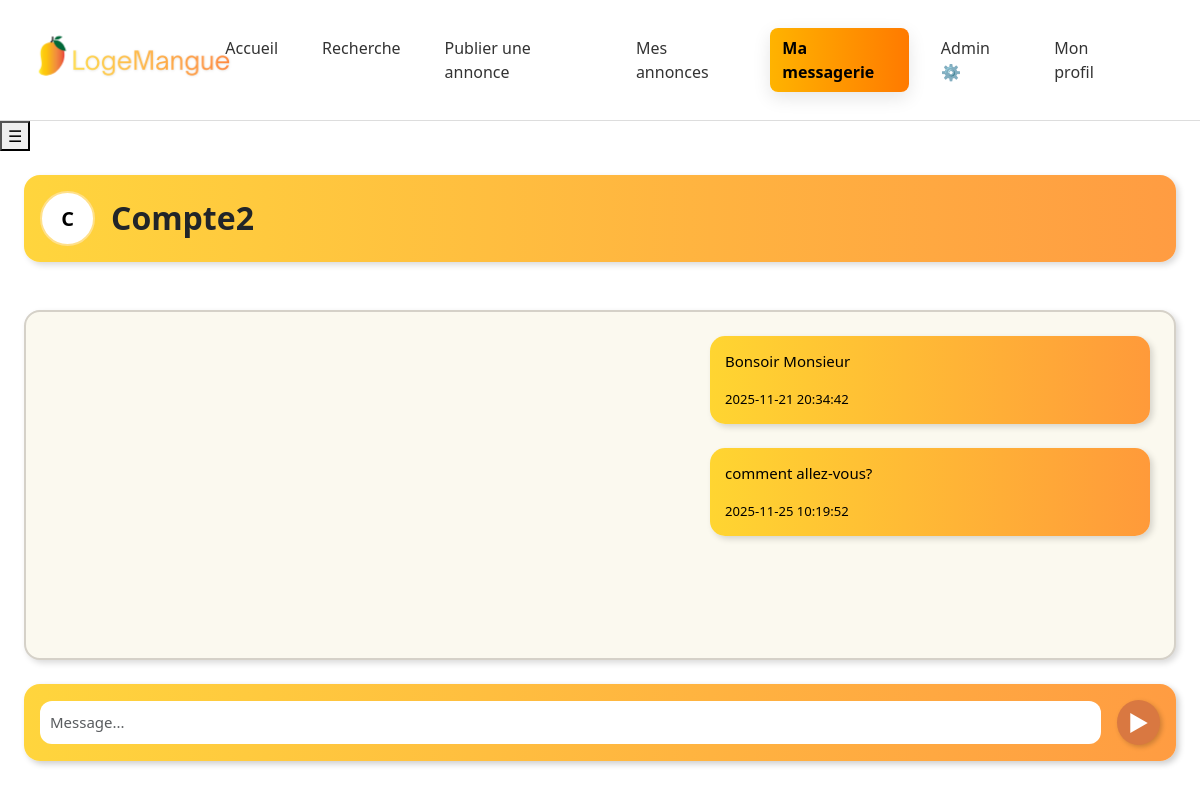
The page /php/messagerie.php?dest=7 (signed in) on the database as committed earlier.
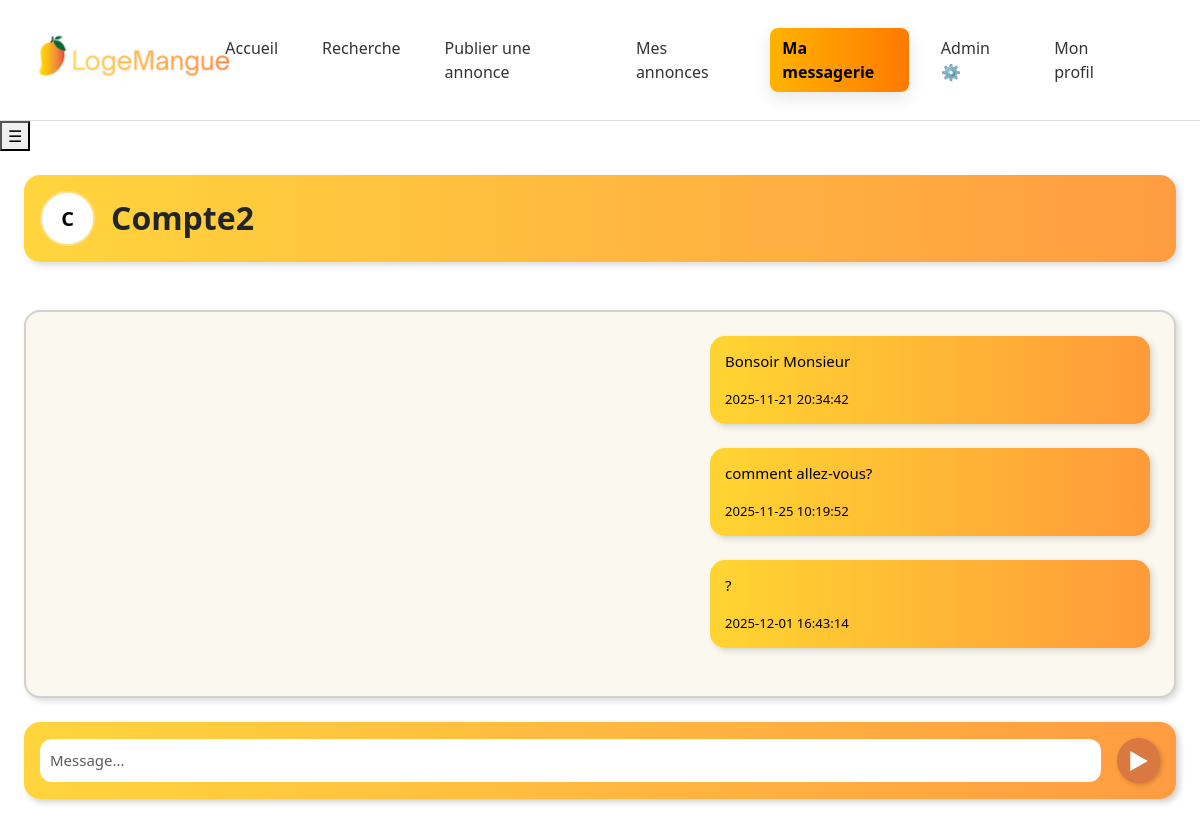
The same page on the database as committed later.
### tables this page shows
CREATE TABLE `users` (
  `id` int(11) NOT NULL,
  `email` varchar(255) NOT NULL,
  `created_at` timestamp NOT NULL DEFAULT current_timestamp(),
  `password` varchar(255) NOT NULL,
  `nom` varchar(50) DEFAULT NULL,
  `prenom` varchar(50) DEFAULT NULL,
  `telephone` varchar(20) DEFAULT NULL,
  `note` decimal(5,2) DEFAULT NULL,
  `date_naissance` date DEFAULT NULL,
  `universite` varchar(100) DEFAULT NULL,
  `genre` varchar(10) DEFAULT NULL CHECK (`genre` in ('Homme','Femme','Autre')),
  `type_utilisateur` varchar(15) NOT NULL,
  `is_admin` tinyint(1) DEFAULT NULL,
  `biography` text DEFAULT NULL
);

CREATE TABLE `message` (
  `ID` int(11) NOT NULL,
  `contenu` text NOT NULL,
  `date_envoi` datetime DEFAULT current_timestamp(),
  `lu` tinyint(1) DEFAULT 0,
  `id_expediteur` int(11) NOT NULL,
  `id_destinataire` int(11) NOT NULL,
  `id_reservation` int(11) DEFAULT NULL
);

### php/db2.php (called while the page is built, shortened)
<?php
$userId = $_SESSION['user_id'];
?>

### php/messagerie.php (the view, shortened to what this page needs)
<!DOCTYPE html>
<html lang="fr">
<?php include "db2.php"; ?>
<?php
$destinataire_id = (int) $_GET["dest"];
$offset = isset($_GET["offset"]) ? (int) $_GET["offset"] : 0;
$limit = 10;
try {
    $stmt = $pdo->prepare("
        SELECT *
        FROM message
        WHERE (id_expediteur = :userId AND id_destinataire = :destinataire_id)
           OR (id_expediteur = :destinataire_id AND id_destinataire = :userId)
        ORDER BY date_envoi DESC
        LIMIT :limit OFFSET :offset
    ");
    $stmt->bindValue(":userId", $userId, PDO::PARAM_INT);
    $stmt->bindValue(":destinataire_id", $destinataire_id, PDO::PARAM_INT);
    $stmt->bindValue(":limit", $limit, PDO::PARAM_INT);
    $stmt->bindValue(":offset", $offset, PDO::PARAM_INT);
    $stmt->execute();
    $messages = $stmt->fetchAll(PDO::FETCH_ASSOC);
    $messages = array_reverse($messages);
} catch (PDOException $e) {
    die("Erreur lors de la récupération des messages : " . $e->getMessage());
}
$stmt_dest = $pdo->prepare("SELECT nom FROM users WHERE id = :destinataire_id");
$stmt_dest->execute(["destinataire_id" => $destinataire_id]);
$destinataire = $stmt_dest->fetch(PDO::FETCH_ASSOC);
$nom_destinataire = $destinataire
    ? htmlspecialchars($destinataire["nom"])
    : "Utilisateur inconnu";
?>
<head>
  <link href="https://cdn.jsdelivr.net/npm/bootstrap@5.3.0/dist/css/bootstrap.min.css" rel="stylesheet">
  <link rel="stylesheet" href="css/style.css">
</head>
  <header class="topbar">
    <a href="index.php" class="topbar-logo">
      <img src="topbar.png" onresize="3000" alt="Logo" />
    </a>
    <nav class="topbar-nav">
      <a class="nav-link " href="index.php">Accueil</a>
      <a class="nav-link" href="recherche.html">Recherche</a>
      <a class="nav-link" href="publish.php">Publier une annonce</a>
      <a class="nav-link" href="mesannonces.php">Mes annonces</a>
      <a class="nav-link active-link" href="messagerie.html">Ma messagerie</a>
      <a class="nav-link" href="admin.php">Admin ⚙️</a>
      <a class="nav-link " href="profil.php">Mon profil</a>
    </nav>
  </header>
<body>
<button id="menu-toggle" class="hamburger">☰</button>
<div class="d-flex">
  <main class="flex-grow-1 p-4">
    <div class="messagerie-header rounded-4 p-3 mb-4 d-flex align-items-center">
      <div class="messagerie-avatar">C</div>
      <h2 class="ms-3 fw-bold text-dark m-0"><?php echo $nom_destinataire; ?></h2>
    </div>
  <?php if ($offset > 0): ?>
    <a href="?dest=<?php echo $destinataire_id; ?>" class="nav-link btn-login paddin-top-10 mt-3 text-center">
        ← Retour aux messages récents
    </a>
    <a href="?dest=<?php echo $destinataire_id; ?>&offset=<?php echo $offset -
    10; ?>" class="nav-link btn-login paddin-top-10 mt-3 text-center">
        Charger les 10 messages précedents
    </a>
    <?php endif; ?><br>
        <div id="messages-list">
          <div class="conversation-box p-4 rounded-4">
            <?php foreach ($messages as $message): ?>
                <?php
                $class =
                    $message["id_expediteur"] == $userId
                        ? "message message-right mb-4"
                        : "message message-left mb-4"; ?>
                <div class="<?php echo $class; ?>">
                    <p><?php echo htmlspecialchars($message["contenu"]); ?></p>
                    <small><?php echo $message["date_envoi"]; ?></small>
                </div>
            <?php endforeach; ?>
          </div>
        </div>
    <div class="send-bar d-flex align-items-center mt-4 p-3 rounded-4">
      <input type="text" id="messageInput" class="form-control send-input" placeholder="Message...">
      <button id="sendButton" class="send-button ms-3">▶</button>
    </div>
  </main>
</div>
</body>
</html>

### css/style.css (style rules this page uses)
:root { --orange: #ff7a00; --yellow: #ffb300; --light-bg: #fffdfb; --shadow: 0 6px 18px rgba(0, 0, 0, 0.1); --green: #2b7a0b; }
.topbar { position: sticky; top: 0; z-index: 999; width: 100%; display: flex; align-items: center; justify-content: space-between; padding: 10px 20px; background: white; border-bottom: 1px solid #ddd; }
.topbar-nav { display: flex; gap: 20px; margin: 0 auto; transform: translateX(-40px); }
.topbar-logo img { height: 100px; margin-right: 20px; }
.topbar-nav .nav-link { text-decoration: none; color: #333; font-weight: 500; padding: 8px 12px; transition: all 0.3s ease; }
.topbar-nav .active-link { background: linear-gradient(90deg, var(--yellow), var(--orange)); color: black !important; font-weight: 600; border-radius: 8px; box-shadow: var(--shadow); }
.topbar-nav .nav-link::before { content: ""; inset: 0; background: linear-gradient(90deg, var(--yellow), var(--orange)); opacity: 0; border-radius: 8px; transition: opacity 0.3s ease; z-index: -1; }

### php/messagerie.php (style rules this page uses)
.messagerie-header { background: linear-gradient(to right, #ffd53d, #ff9c42); box-shadow: 3px 3px 6px rgba(0,0,0,0.15); }
.messagerie-avatar { width: 55px; height: 55px; border-radius: 50%; background: #fff; color: #000; display: flex; align-items: center; justify-content: center; font-weight: 700; font-size: 20px; border: 2px solid #ffe08a; }
.conversation-box { background: #fbf9ef; border: 2px solid #d5d1c8; min-height: 350px; box-shadow: 3px 3px 6px rgba(0,0,0,0.15); position: relative; }
.message { max-width: 40%; padding: 15px; border-radius: 15px; font-size: 15px; line-height: 1.4; color: #000; box-shadow: 3px 3px 6px rgba(0,0,0,0.15); }
.message-right { background: linear-gradient(to right, #ffd531, #ff9a3a); margin-left: auto; }
.send-bar { background: linear-gradient(to right, #ffd53d, #ff9c42); box-shadow: 3px 3px 6px rgba(0,0,0,0.2); }
.send-input { border-radius: 12px; border: none; padding: 10px; font-size: 15px; background: #ffffff; }
.send-button { border: none; background: #d97841; color: white; font-weight: bold; font-size: 22px; width: 45px; height: 45px; border-radius: 50%; box-shadow: 2px 2px 5px rgba(0,0,0,0.2); cursor: pointer; }

Rows that differ between the two databases and show on the page:
added message: contenu "?", date_envoi "2025-12-01 16:43:14"
